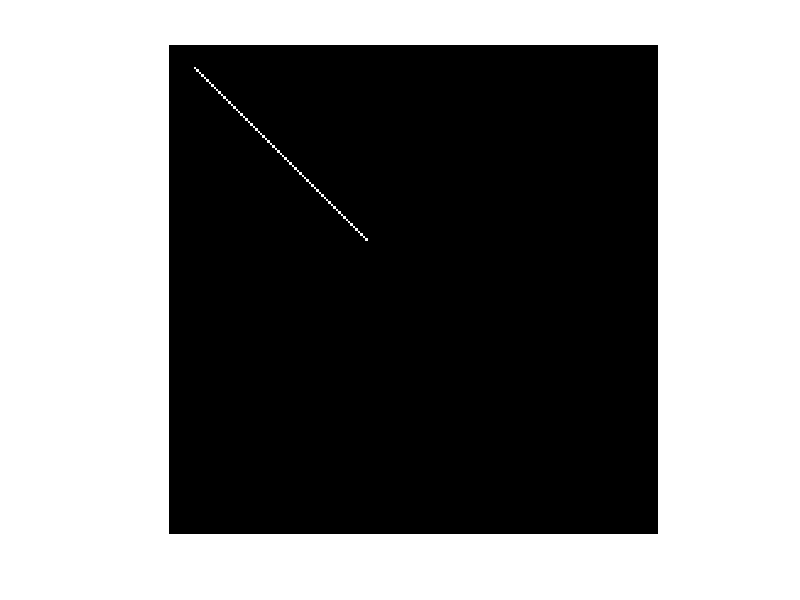

This figure's MATLAB source:
x0 = 10;
y0 = 10;
y1 = 90;
x1 = 80;
m_new = 2 * (y1 - y0);
slope_error_new = m_new - (x1 - x0);
y = y0;
screen = zeros(200);
for x = x0:x1
    slope_error_new = slope_error_new + m_new;
    if (slope_error_new >= 0)
        y = y + 1;
        slope_error_new = slope_error_new - (2 * (x1 - x0));
    end
    screen(x, y) = 1;
end

imshow(screen)